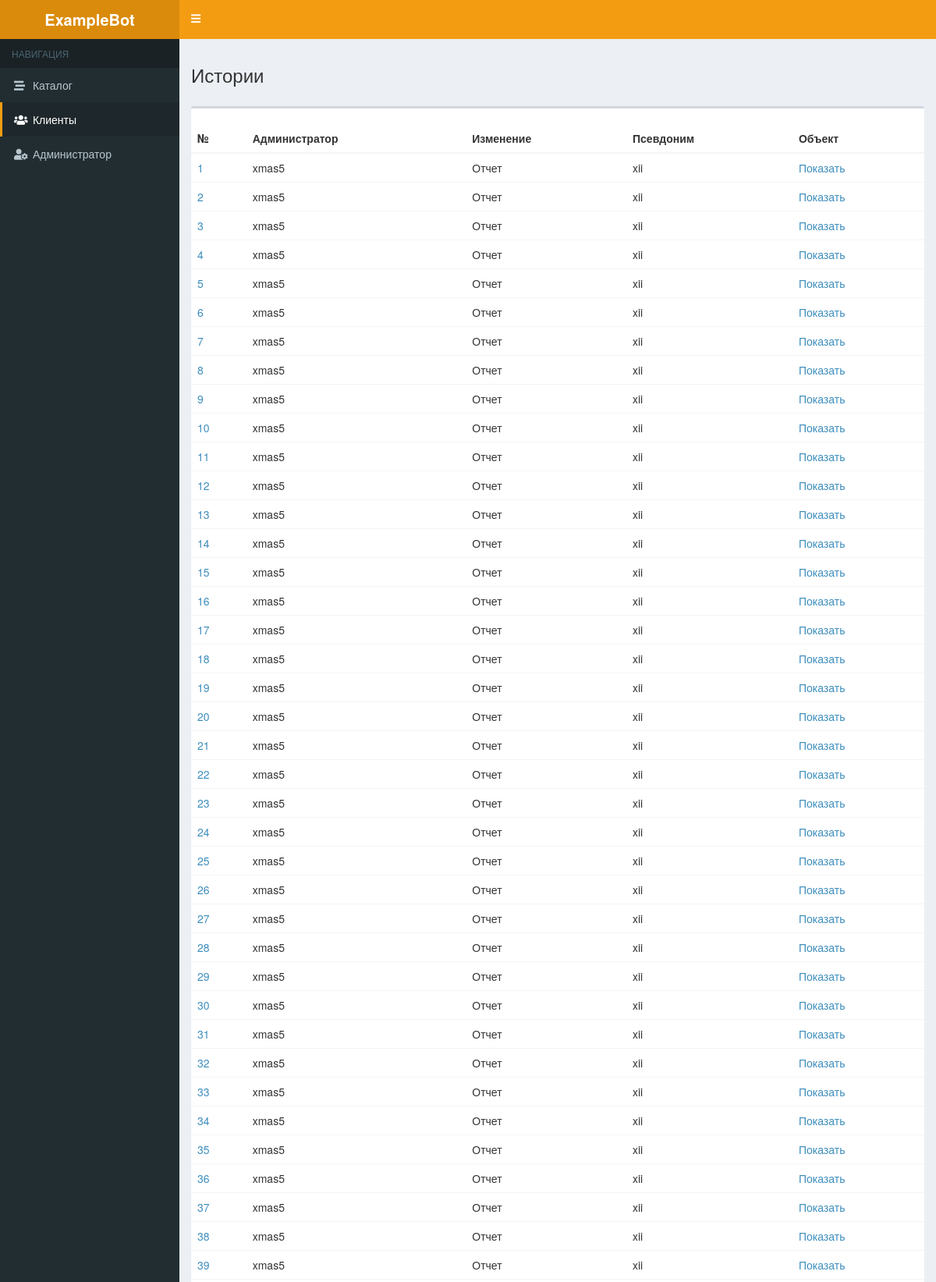
/actionstory/ (upper part), run on the app's committed database.
### hello/models.py (models this page shows)
class action_story(models.Model):   # 4) у каждой действии оставлять подписи админов. +разработать просмотра истории с объектами (с отчетами, с партнерами)
    username = models.CharField(max_length=100, null=True)
    obj = models.CharField(max_length=20, null=True)
    pseudonym = models.CharField(max_length=50, null=True)
    url = models.CharField(max_length=30, null=True)

### hello/views.py (the view)
# urls.py: path('actionstory/', ActionStory),
def ActionStory(request):
    obj = action_story.objects.all()
    context = {'actions': obj}
    return render(request, 'bot/actionstory.html', context)

### hello/templates/bot/actionstory.html (shortened to what this page needs)
{% load static %}
<!DOCTYPE html>
<html lang="ru" style="height: auto; min-height: 100%;"><head><meta http-equiv="Content-Type" content="text/html; charset=UTF-8">
    <link rel="stylesheet" href="https://stackpath.bootstrapcdn.com/bootstrap/3.4.1/css/bootstrap.min.css">
    <link rel="stylesheet" href="https://use.fontawesome.com/releases/v5.8.2/css/solid.css">
    <link rel="stylesheet" href="https://use.fontawesome.com/releases/v5.8.2/css/fontawesome.css">
    <link rel="stylesheet" href="{% static 'hello/form.css' %}">
    <link rel="stylesheet" type="text/css" href="{% static 'hello/autocomplete.css' %}">
    <link rel="stylesheet" href="{% static 'hello/AdminLTE.min.css' %}">
    <link rel="stylesheet" href="{% static 'hello/skin-yellow.min.css' %}">
    <link rel="stylesheet" href="{% static 'hello/app.css' %}">
  <link rel="stylesheet" href="{% static 'hello/css.css' %}">
</head>
<body class="skin-yellow sidebar-mini" style="height: auto; min-height: 100%;">
    <div class="wrapper" style="height: auto; min-height: 100%;">
        <header class="main-header">
            <a href="" class="logo">
                <span class="logo-lg"><b>ExampleBot</b></span>
            </a>
            <nav class="navbar navbar-static-top" role="navigation">
                <a href="" class="sidebar-toggle fas fa-bars" data-toggle="push-menu" role="button"></a>
            </nav>
        </header>
        <aside class="main-sidebar">
            <section class="sidebar">
                <ul class="sidebar-menu">
                    <li class="header">НАВИГАЦИЯ</li>
                    <li class="a"><a href="/folder/"><i class="fa fas fa-stream" aria-hidden="true"></i> <span>Каталог</span></a></li>
                    <li class="active"><a href="/profiles/"><i class="fa fas fa-users"></i> <span>Клиенты</span></a></li>
                    <li class=""><a href="{% url 'editpassword' 1 %}"><i class="fa fas fa-user-cog"></i> <span>Администратор</span></a></li>
                </ul>
            </section>
        </aside>
  <div class="content-wrapper" style="min-height: 813px;">
    <section class="content-header">
      <h3>
        Истории
      </h3>
      <ol class="breadcrumb">
      </ol>
    </section>
    <section class="content container-fluid">
    <div class="row">
        <div class="col-xs-12">
            <div class="box">
                <div class="box-header">
                </div>
                <div class="box-body table-responsive no-padding">
                    <table class="table table-hover" id="userTable">
                        <thead>
                            <tr>
                                <th>№</th>
                                <th>Администратор</th>
                                <th>Изменение</th>
                                <th>Псевдоним</th>
                                <th>Объект</th>
                            </tr>
                        </thead>
                        <tbody>
                            {% for p in actions %}
                            <tr>
                                <td><a>{{ forloop.counter }}</a></td>
                                <td> {{ p.username }} </td>
                                <td>{{ p.obj }} </td>
                                <td>{{ p.pseudonym }}</td>
                                <td><a href = "{{ p.url }}">Показать</a></td>
                            </tr>
                        {% endfor %}
                        </tbody>
                    </table>
                </div>
            </div>
        </div>
    </div>
    </section>
  </div>
    </div>
</body></html>

### hello/static/hello/app.css (style rules this page uses)
.fas.sidebar-toggle { line-height:1.4 }

### data on the page
action_story: username "xmas5", obj "Отчет", pseudonym "xii"
action_story: username "xmas5", obj "Отчет", pseudonym "xii"
action_story: username "xmas5", obj "Отчет", pseudonym "xii"
action_story: username "xmas5", obj "Отчет", pseudonym "xii"
action_story: username "xmas5", obj "Отчет", pseudonym "xii"
action_story: username "xmas5", obj "Отчет", pseudonym "xii"
action_story: username "xmas5", obj "Отчет", pseudonym "xii"
action_story: username "xmas5", obj "Отчет", pseudonym "xii"
action_story: username "xmas5", obj "Отчет", pseudonym "xii"
action_story: username "xmas5", obj "Отчет", pseudonym "xii"
action_story: username "xmas5", obj "Отчет", pseudonym "xii"
action_story: username "xmas5", obj "Отчет", pseudonym "xii"
action_story: username "xmas5", obj "Отчет", pseudonym "xii"
action_story: username "xmas5", obj "Отчет", pseudonym "xii"
action_story: username "xmas5", obj "Отчет", pseudonym "xii"
action_story: username "xmas5", obj "Отчет", pseudonym "xii"
action_story: username "xmas5", obj "Отчет", pseudonym "xii"
action_story: username "xmas5", obj "Отчет", pseudonym "xii"
action_story: username "xmas5", obj "Отчет", pseudonym "xii"
action_story: username "xmas5", obj "Отчет", pseudonym "xii"
action_story: username "xmas5", obj "Отчет", pseudonym "xii"
action_story: username "xmas5", obj "Отчет", pseudonym "xii"
action_story: username "xmas5", obj "Отчет", pseudonym "xii"
action_story: username "xmas5", obj "Отчет", pseudonym "xii"
action_story: username "xmas5", obj "Отчет", pseudonym "xii"
action_story: username "xmas5", obj "Отчет", pseudonym "xii"
action_story: username "xmas5", obj "Отчет", pseudonym "xii"
action_story: username "xmas5", obj "Отчет", pseudonym "xii"
action_story: username "xmas5", obj "Отчет", pseudonym "xii"
action_story: username "xmas5", obj "Отчет", pseudonym "xii"
action_story: username "xmas5", obj "Отчет", pseudonym "xii"
action_story: username "xmas5", obj "Отчет", pseudonym "xii"
action_story: username "xmas5", obj "Отчет", pseudonym "xii"
action_story: username "xmas5", obj "Отчет", pseudonym "xii"
action_story: username "xmas5", obj "Отчет", pseudonym "xii"
action_story: username "xmas5", obj "Отчет", pseudonym "xii"
action_story: username "xmas5", obj "Отчет", pseudonym "xii"
action_story: username "xmas5", obj "Отчет", pseudonym "xii"
action_story: username "xmas5", obj "Отчет", pseudonym "xii"
